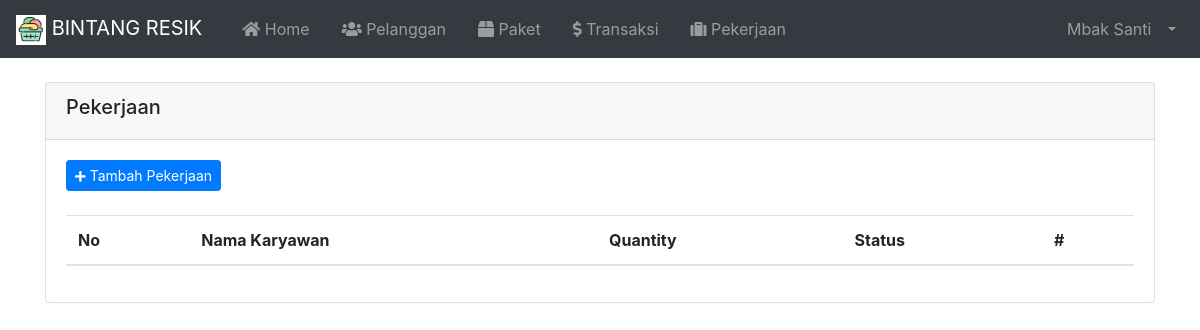
The page /index.php?page=Pekerjaan (signed in) on the database as committed earlier.
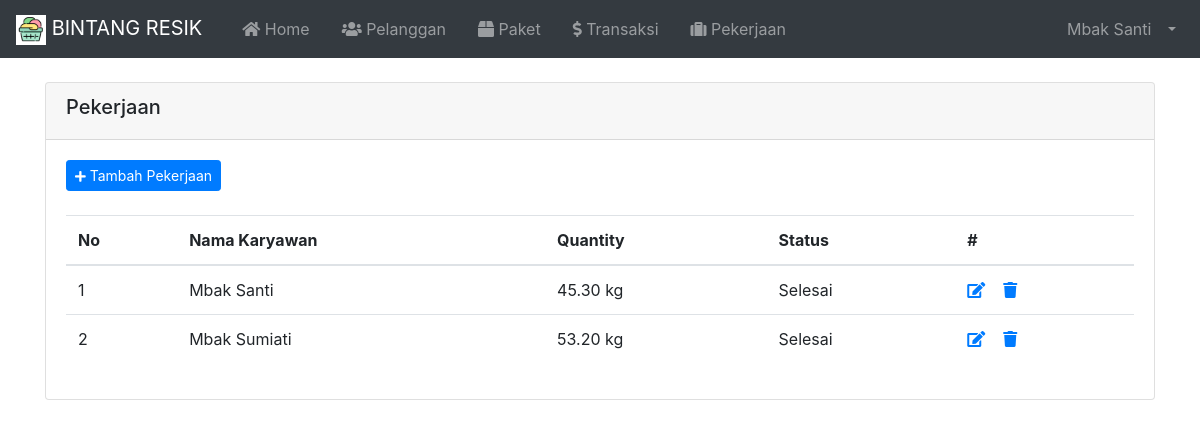
The same page on the database as committed later.
### tables this page shows
CREATE TABLE `tbl_pekerjaan` (
  `id` int(11) NOT NULL,
  `karyawan` int(11) NOT NULL,
  `transaksi` varchar(10) NOT NULL,
  `status` int(11) NOT NULL
);

CREATE TABLE `tbl_karyawan` (
  `id` int(11) NOT NULL,
  `nama` varchar(100) NOT NULL,
  `username` varchar(30) NOT NULL,
  `password` varchar(255) NOT NULL,
  `email` varchar(255) NOT NULL,
  `no_hp` varchar(20) NOT NULL,
  `alamat` varchar(100) NOT NULL,
  `catatan` varchar(255) NOT NULL,
  `image` varchar(255) NOT NULL,
  `role` varchar(20) NOT NULL
);

CREATE TABLE `tbl_transaksi` (
  `id` varchar(10) NOT NULL,
  `tanggal` varchar(20) NOT NULL,
  `id_pelanggan` varchar(10) NOT NULL,
  `kd_paket` varchar(10) NOT NULL,
  `qty` decimal(5,2) NOT NULL,
  `biaya` int(11) NOT NULL,
  `bayar` int(11) NOT NULL,
  `kembalian` int(11) NOT NULL
);

CREATE TABLE `tbl_status` (
  `id_status` int(11) NOT NULL,
  `nama_status` varchar(30) NOT NULL
);

### index.php (called while the page is built, shortened)
<?php
  require 'load/config.php';
  require 'load/function.php';
?>
<?php require_once 'header.php'; ?>
<?php require 'content.php'; ?>
<?php require_once 'footer.php'; ?>

### load/function.php (called while the page is built, shortened)
<?php
  require 'config.php';
  function viewDatas( $query ) {
    global $koneksi;
    $result = mysqli_query($koneksi, $query);
    $rows = [];
      while ($row = mysqli_fetch_assoc($result)) {
        $rows[] = $row;
      }
    return $rows;
  }
?>

### page/pekerjaan/pekerjaan.php (the view, shortened to what this page needs)
<?php
  $query = "SELECT tbl_pekerjaan.id, tbl_karyawan.nama, tbl_transaksi.qty, tbl_status.nama_status
            FROM tbl_pekerjaan
            INNER JOIN tbl_karyawan
            ON tbl_pekerjaan.karyawan = tbl_karyawan.id
            INNER JOIN tbl_transaksi
            ON tbl_pekerjaan.transaksi = tbl_transaksi.id
            INNER JOIN tbl_status
            ON tbl_pekerjaan.status = tbl_status.id_status"
?>
<div class="container">
  <div class="card mt-4 mb-4">
    <div class="card-header">
      <h5>Pekerjaan</h5>
    </div>
    <div class="card-body">
      <div class="d-flex justify-content-start mb-4">
        <a href="?page=TambahPekerjaan" type="button" class="btn btn-sm btn-primary mr-3"><i class="fas fa-plus fa-sm text-white"></i> Tambah Pekerjaan</a>
      </div>
      <table id="dataTables" class="table table-hover">
        <thead>
          <tr>
            <th>No</th>
            <th>Nama Karyawan</th>
            <th>Quantity</th>
            <th>Status</th>
            <th>#</th>
          </tr>
        </thead>
        <tbody>
          <?php $no = 1; ?>
          <?php $pekerjaan = viewDatas($query); ?>
          <?php foreach($pekerjaan as $data) : ?>
          <tr>
            <td><?= $no++;?></td>
            <td><?= $data['nama']; ?></td>
            <td><?= $data['qty']; ?> kg</td>
            <td><?= $data['nama_status']; ?></td>
            <td>
            <a href="?page=EditPekerjaan&id=<?php echo $data['id']; ?>">
                <span class="fas fa-edit"></span>
              </a>
              <a href="?page=HapusPekerjaan&id=<?php echo $data['id']; ?>"
                onclick="return confirm('Yakin ingin hapus Pekerjaan <?= $data['id']; ?>');">
                <span class="fas fa-trash"></span>
            </td>
          </tr>
          <?php endforeach; ?>
        </tbody>
      </table>
    </div>
  </div>
</div>

Rows that differ between the two databases and show on the page:
added tbl_pekerjaan: karyawan.nama "Mbak Santi", transaksi.qty "45.30", status.nama_status "Selesai"
added tbl_pekerjaan: karyawan.nama "Mbak Sumiati", transaksi.qty "53.20", status.nama_status "Selesai"
